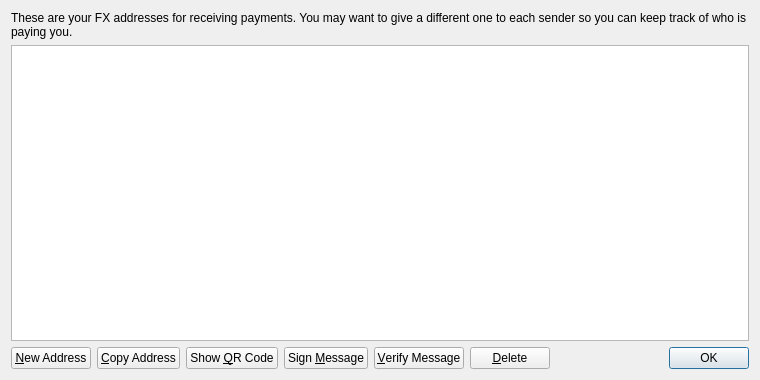
<?xml version="1.0" encoding="UTF-8"?>
<ui version="4.0">
 <class>AddressBookPage</class>
 <widget class="QWidget" name="AddressBookPage">
  <property name="geometry">
   <rect>
    <x>0</x>
    <y>0</y>
    <width>760</width>
    <height>380</height>
   </rect>
  </property>
  <property name="windowTitle">
   <string>Address Book</string>
  </property>
  <layout class="QVBoxLayout" name="verticalLayout">
   <item>
    <widget class="QLabel" name="labelExplanation">
     <property name="text">
      <string>These are your FX addresses for receiving payments. You may want to give a different one to each sender so you can keep track of who is paying you.</string>
     </property>
     <property name="textFormat">
      <enum>Qt::PlainText</enum>
     </property>
     <property name="wordWrap">
      <bool>true</bool>
     </property>
    </widget>
   </item>
   <item>
    <widget class="QTableView" name="tableView">
     <property name="contextMenuPolicy">
      <enum>Qt::CustomContextMenu</enum>
     </property>
     <property name="toolTip">
      <string>Double-click to edit address or label</string>
     </property>
     <property name="tabKeyNavigation">
      <bool>false</bool>
     </property>
     <property name="selectionMode">
      <enum>QAbstractItemView::SingleSelection</enum>
     </property>
     <property name="selectionBehavior">
      <enum>QAbstractItemView::SelectRows</enum>
     </property>
     <property name="sortingEnabled">
      <bool>true</bool>
     </property>
     <attribute name="verticalHeaderVisible">
      <bool>false</bool>
     </attribute>
    </widget>
   </item>
   <item>
    <layout class="QHBoxLayout" name="horizontalLayout">
     <item>
      <widget class="QPushButton" name="newAddressButton">
       <property name="toolTip">
        <string>Create a new address</string>
       </property>
       <property name="text">
        <string>&amp;New Address</string>
       </property>
      </widget>
     </item>
     <item>
      <widget class="QPushButton" name="copyToClipboard">
       <property name="toolTip">
        <string>Copy the currently selected address to the system clipboard</string>
       </property>
       <property name="text">
        <string>&amp;Copy Address</string>
       </property>
      </widget>
     </item>
     <item>
      <widget class="QPushButton" name="showQRCode">
       <property name="text">
        <string>Show &amp;QR Code</string>
       </property>
      </widget>
     </item>
     <item>
      <widget class="QPushButton" name="signMessage">
       <property name="toolTip">
        <string>Sign a message to prove you own a FX address</string>
       </property>
       <property name="text">
        <string>Sign &amp;Message</string>
       </property>
      </widget>
     </item>
     <item>
      <widget class="QPushButton" name="verifyMessage">
       <property name="toolTip">
        <string>Verify a message to ensure it was signed with a specified FX address</string>
       </property>
       <property name="text">
        <string>&amp;Verify Message</string>
       </property>
      </widget>
     </item>
     <item>
      <widget class="QPushButton" name="deleteButton">
       <property name="toolTip">
        <string>Delete the currently selected address from the list</string>
       </property>
       <property name="text">
        <string>&amp;Delete</string>
       </property>
      </widget>
     </item>
     <item>
      <spacer name="horizontalSpacer">
       <property name="orientation">
        <enum>Qt::Horizontal</enum>
       </property>
       <property name="sizeHint" stdset="0">
        <size>
         <width>40</width>
         <height>20</height>
        </size>
       </property>
      </spacer>
     </item>
     <item>
      <widget class="QDialogButtonBox" name="buttonBox">
       <property name="sizePolicy">
        <sizepolicy hsizetype="Maximum" vsizetype="Fixed">
         <horstretch>0</horstretch>
         <verstretch>0</verstretch>
        </sizepolicy>
       </property>
       <property name="standardButtons">
        <set>QDialogButtonBox::Ok</set>
       </property>
      </widget>
     </item>
    </layout>
   </item>
  </layout>
 </widget>
 <resources>
  <include location="../bitcoin.qrc"/>
 </resources>
 <connections/>
</ui>
